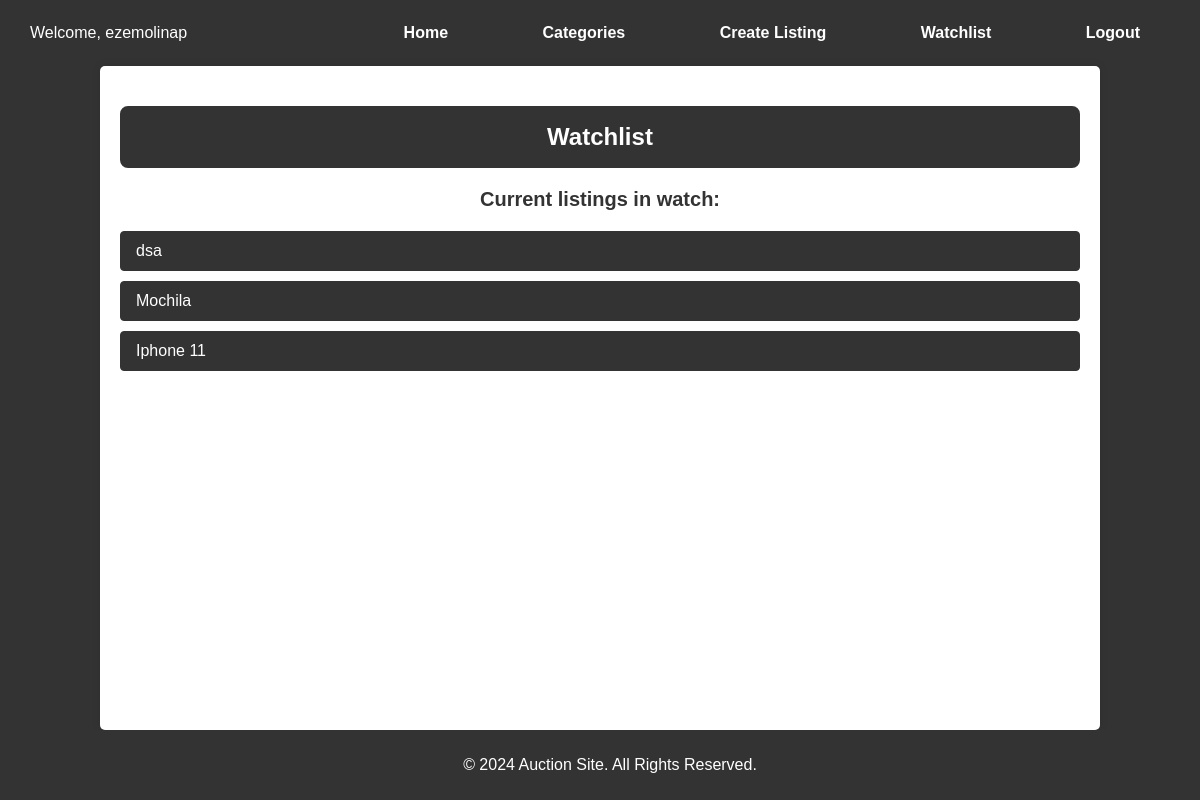
The app's page /watchlist_store (signed in), older data.
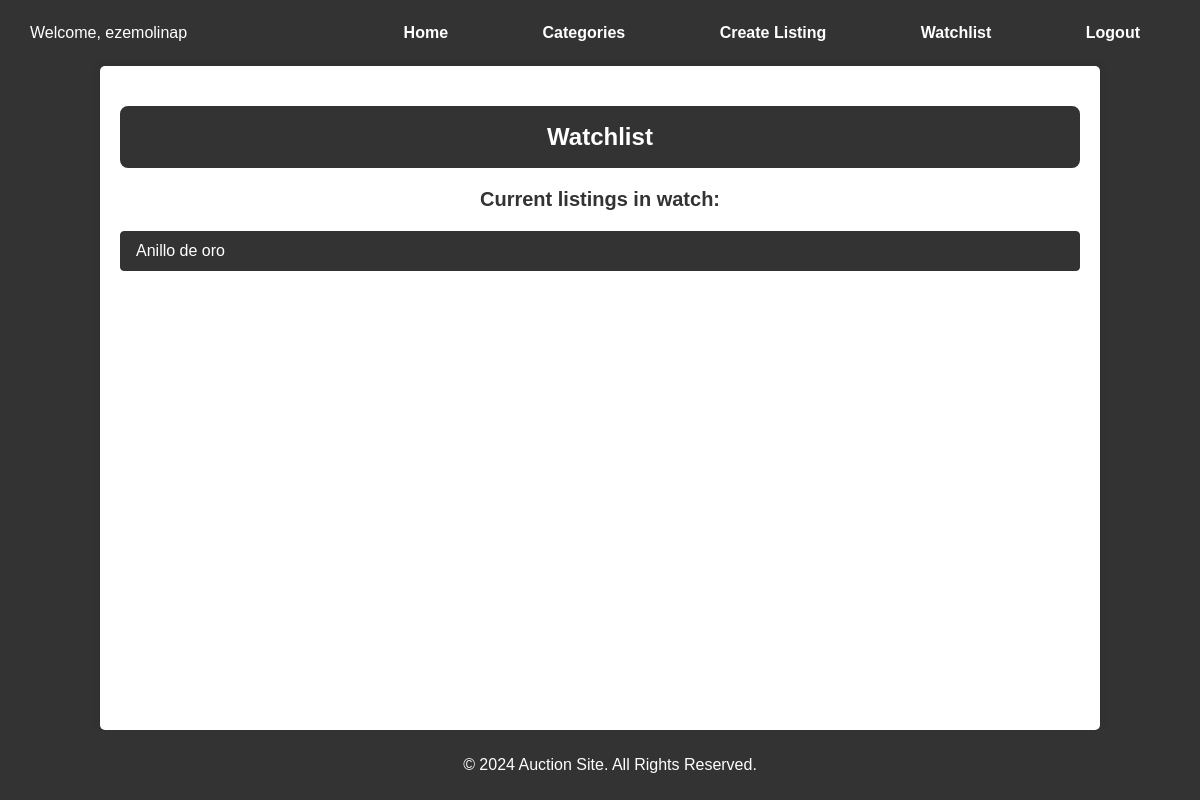
The same page, newer data.
### auctions/models.py (models this page shows, shortened)
class User(AbstractUser):
    watchlist = models.ManyToManyField('AuctionListing', blank=True, related_name='watchlisted_by')

class AuctionListing(models.Model):
    CATEGORY_CHOICES = [
        ('SPORTS', 'Sports'),
        ('ELECTRONICS', 'Electronics'),
        ('FASHION', 'Fashion'),
        ('HOME', 'Home'),
        ('OTHER', 'Other'),
    ]
    title = models.CharField(max_length=64)
    description = models.TextField()
    starting_bid = models.DecimalField(max_digits=10, decimal_places=2)
    image_url = models.URLField(blank=True, null=True)
    category = models.CharField(max_length=64, choices=CATEGORY_CHOICES, blank=True, null=True)
    owner = models.ForeignKey(User, on_delete=models.CASCADE, related_name="listings")
    is_active = models.BooleanField(default=True)
    winner = models.ForeignKey(User, on_delete=models.SET_NULL, null=True, blank=True, related_name="won_auctions")
    winning_bid = models.DecimalField(max_digits=10, decimal_places=2, null=True, blank=True)

### auctions/views.py (the view)
# urls.py: path("watchlist_store", views.watchlist_store, name="watchlist_store"),
@login_required
def watchlist_store(request):
    all_watchlists = request.user.watchlist.all()  # Obtener todas las subastas en la lista de seguimiento del usuario.
    return render(request, "auctions/watchlist.html", {
        "all_watchlists": all_watchlists,
    })

### auctions/templates/auctions/watchlist.html
{% extends 'auctions/layout.html' %}
{% block body %}
    <h2 class="active-listings-title">Watchlist</h2>
    <h3 class="no-listings-message">Current listings in watch:</h3>
    {% if all_watchlists %}
        {% for watchlist in all_watchlists %}
            <ul class="categories-list">
                <li class="category-item">
                    <a href="{% url 'auctions:listing_detail' watchlist.id %}" class="category-link">{{ watchlist.title }}</a>
                </li>
            </ul>
        {% endfor %}
    {% else %}
        <p class="no-listings-message">No listings in watch.</p>
    {% endif %}
{% endblock %}

### auctions/templates/auctions/layout.html (shortened to what this page needs)
{% load static %}
<!DOCTYPE html>
<html lang="en">
<head>
    <link rel="stylesheet" href="{% static 'auctions/styles.css' %}">
</head>
<body>
    <div class="navbar">
        {% if user.is_authenticated %}
            <span class="welcome">Welcome, {{ user.username }}</span>
        {% endif %}
        <ul>
            <li><a href="{% url 'auctions:index' %}">Home</a></li>
            <li><a href="{% url 'auctions:categories' %}">Categories</a></li>
            {% if user.is_authenticated %}
                <li><a href="{% url 'auctions:create_listing' %}">Create Listing</a></li>
                <li><a href="{% url 'auctions:watchlist_store' %}">Watchlist</a></li>
                <li><a href="{% url 'auctions:logout' %}">Logout</a></li>
            {% else %}
                <li><a href="{% url 'auctions:login' %}">Login</a></li>
                <li><a href="{% url 'auctions:register' %}">Register</a></li>
            {% endif %}
        </ul>
    </div>
    <div class="container">
        {% block body %}
        {% endblock %}
    </div>
    <div class="footer">
        <p>&copy; 2024 Auction Site. All Rights Reserved.</p>
    </div>
</body>
</html>

### auctions/static/auctions/styles.css (style rules this page uses)
body, ul { margin: 0; padding: 0; }
body { font-family: Arial, sans-serif; background-color: #f4f4f4; }
.navbar { background-color: #333; overflow: hidden; padding: 10px 20px; }
.navbar ul { list-style-type: none; margin: 0; padding: 0; }
.navbar ul li { display: inline; padding: 0 20px; }
.navbar ul li a { color: white; text-decoration: none; padding: 14px 20px; display: inline-block; transition: background-color 0.3s; }
.welcome { float: left; color: white; padding: 14px 20px; }
.container { margin: 20px; padding: 20px; background-color: white; border-radius: 5px; box-shadow: 0px 0px 10px rgba(0, 0, 0, 0.1); }
.footer { text-align: center; margin-top: 20px; padding: 10px 0; background-color: #333; color: white; position: relative; bottom: 0; width: 100%; }
body { font-family: Arial, sans-serif; background-color: #333; margin: 0; padding: 0; display: flex; flex-direction: column; min-height: 100vh; }
.container { width: 80%; margin: 0 auto; padding: 20px; flex: 1; }
.navbar { background-color: #333; padding: 10px; text-align: right; }
.navbar ul li { display: inline; margin-right: 10px; }
.navbar ul li a { color: white; text-decoration: none; font-weight: bold; }
.footer { background-color: #333; color: white; text-align: center; padding: 10px; position: relative; bottom: 0; width: 100%; margin-top: auto; }
.active-listings-title { border: 2px solid #333; border-radius: 8px; padding: 15px; margin: 20px 0; background-color: #333; color: #fff; font-size: 24px; font-weight: bold; text-align: center; }
.categories-list { padding: 0; margin: 0; }
.category-item { margin-bottom: 10px; list-style: none; }
.category-link { display: block; padding: 10px 15px; background-color: #333; color: #fff; text-decoration: none; border: 1px solid #333; border-radius: 4px; transition: background-color 0.3s; }
.no-listings-message { font-size: 1.2rem; color: #333; text-align: center; margin-top: 20px; font-size: 20px; }

Row changes from the older to the newer data that the page shows:
removed AuctionListing: title "dsa"
removed AuctionListing: title "Mochila"
removed AuctionListing: title "Iphone 11"
added AuctionListing: title "Anillo de oro"
